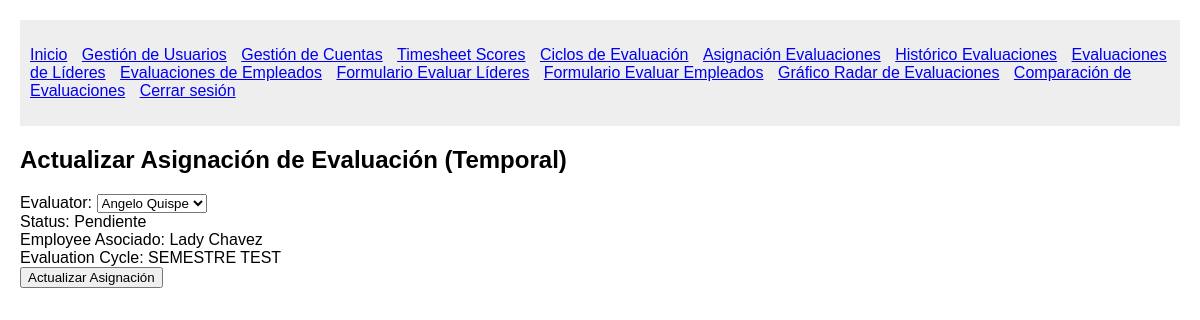
The page /temp_assignments/update/40/ (signed in) on the database its author committed.
### System/models.py (models this page shows)
class Temp_EvaluationAssignment(models.Model):
    evaluator = models.ForeignKey(Usuario, on_delete=models.CASCADE, related_name='temp_evaluator_assignments')
    employee = models.ForeignKey(Usuario, on_delete=models.CASCADE, related_name='temp_employee_assignments')
    status = models.CharField(max_length=50)
    created_at = models.DateTimeField(auto_now_add=True)
    summary = models.ForeignKey(Summary, on_delete=models.CASCADE, null=True, blank=True)
    evaluation_details = models.ForeignKey(EvaluationDetails, on_delete=models.CASCADE, null=True, blank=True)
    evaluation_cycle = models.CharField(max_length=50)

class Usuario(models.Model):
    first_name = models.CharField(max_length=50)
    middle_name = models.CharField(max_length=50, blank=True, null=True)
    last_name = models.CharField(max_length=50)
    second_last_name = models.CharField(max_length=50, blank=True, null=True)
    user_type = models.CharField(max_length=50)
    position = models.ForeignKey(Position, on_delete=models.PROTECT)

### System/views.py (the view)
# urls.py: path('temp_assignments/update/<int:assignment_id>/', views.update_temp_evaluation_assignment, name='update_temp_assignment'),
@login_required
def update_temp_evaluation_assignment(request, assignment_id):
    try:
        assignment = Temp_EvaluationAssignment.objects.get(id=assignment_id)
    except Temp_EvaluationAssignment.DoesNotExist:
        return redirect('list_temp_assignments')
    evaluators = Usuario.objects.filter(user_type__in=["Lider", "Gerente"])
    if request.method == 'POST':
        evaluator_id = request.POST.get('evaluator')
        assignment.evaluator_id = evaluator_id
        assignment.save()
        return redirect('list_temp_assignments')
    return render(request, 'System/update_temp_evaluation_assignment.html', {
        'assignment': assignment,
        'evaluators': evaluators
    })

### System/views.py (called while the page is built)
def login_required(view_func):
    @wraps(view_func)
    def wrapped_view(request, *args, **kwargs):
        if not request.session.get('user_id'):
            return redirect('login')
        return view_func(request, *args, **kwargs)
    return wrapped_view

### System/templates/System/update_temp_evaluation_assignment.html (shortened to what this page needs)
{% extends 'System/base.html' %}
{% load static %}
{% block content %}
    <h2>Actualizar Asignación de Evaluación (Temporal)</h2>
    <form method="post">
        <label>Evaluator:</label>
        <select name="evaluator" required>
            {% for eva in evaluators %}
                <option value="{{ eva.id }}" {% if eva.id == assignment.evaluator.id %}selected{% endif %}>
                    {{ eva.first_name }} {{ eva.last_name }}
                </option>
            {% endfor %}
        </select><br>
        <label>Status:</label>
        <span>{{ assignment.status }}</span><br>
        <label>Employee Asociado: <span>{{ assignment.employee.first_name }} {{ assignment.employee.last_name }}</span></label><br>
        <label>Evaluation Cycle: <span>{{ assignment.evaluation_cycle }}</span></label><br>
        <button type="submit">Actualizar Asignación</button>
    </form>
{% endblock %}

### System/static/css/styles.css (style rules this page uses)
body { font-family: Arial, sans-serif; margin: 20px; }

### rows shown on the page
Temp_EvaluationAssignment: evaluator "Angelo Quispe", status "Pendiente", employee.first_name "Lady", employee.last_name "Chavez", evaluation_cycle "SEMESTRE TEST"
